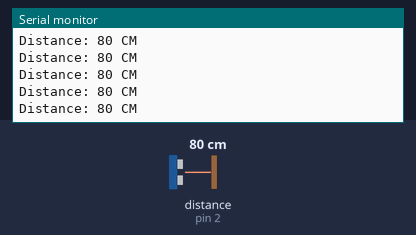
A sketch run on a simulated Arduino Uno, built with avr-gcc and run on an emulated ATmega328P. Shown: the last lines printed to the serial monitor. Wiring (inferred from the names in the program): ultrasonic range finder: trigger pin 3; echo pin 2. The inputs (shaded band) are chosen by the test bench; at power-on: distance to the obstacle (sensor on pin 2) 80 cm. The echo pulse lasts 58.3 µs per cm.

Above: at 1.2 s.
1.3 s: distance to the obstacle (sensor on pin 2) set to 9 cm
At 1.72 s:
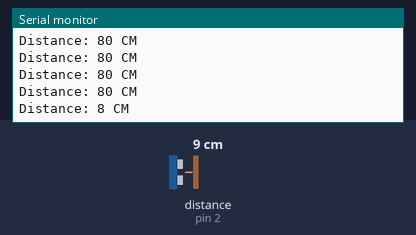
4.3 s: distance to the obstacle (sensor on pin 2) set to 2 cm
At 4.48 s:
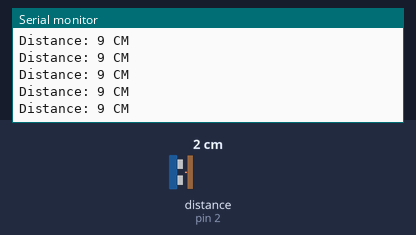
Timing chart, 0 to 7.3 s (numbered marks = the images above; inputs shaded):
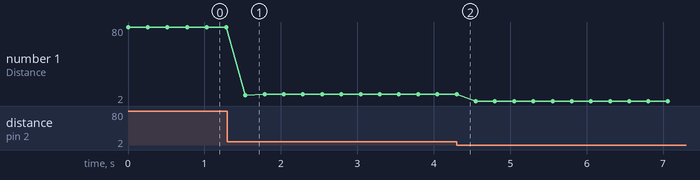

The sketch:

05_Ultrasonic_Testing.ino
```cpp
#define ECHO 2
#define TRIG 3

int distance = 0;

void setup() {
  Serial.begin(115200);
  pinMode(ECHO, INPUT);  // Define the ultrasonic echo input pin
  pinMode(TRIG, OUTPUT);
  Serial.println("Ultrasionc Testing");
}

void loop() {
  distance = distance_measure();                            //display distance
  Serial.println("Distance: " + String(distance) + " CM");  //print distance
  delay(250);
}

// Measure the Distance
int distance_measure() {
  digitalWrite(TRIG, LOW);  // set trig pin low 2μs
  delayMicroseconds(2);
  digitalWrite(TRIG, HIGH);  // set trig pin 10μs , at last 10us
  delayMicroseconds(10);
  digitalWrite(TRIG, LOW);                // set trig pin low
  float fDistance = pulseIn(ECHO, HIGH);  // Read echo pin high level time(us)
  fDistance = fDistance / 58;             //Y m=（X s*344）/2
  // X s=（ 2*Y m）/344 ==》X s=0.0058*Y m ==》cm = us /58
  return (int)fDistance;
}
```

Measured:
- after the input at 1.3 s, the serial monitor: prints a new line after 0.23 s (image 1)
- plotted number 1: 80 → 9 after the input at 1.3 s, 9 → 2 after the input at 4.3 s
